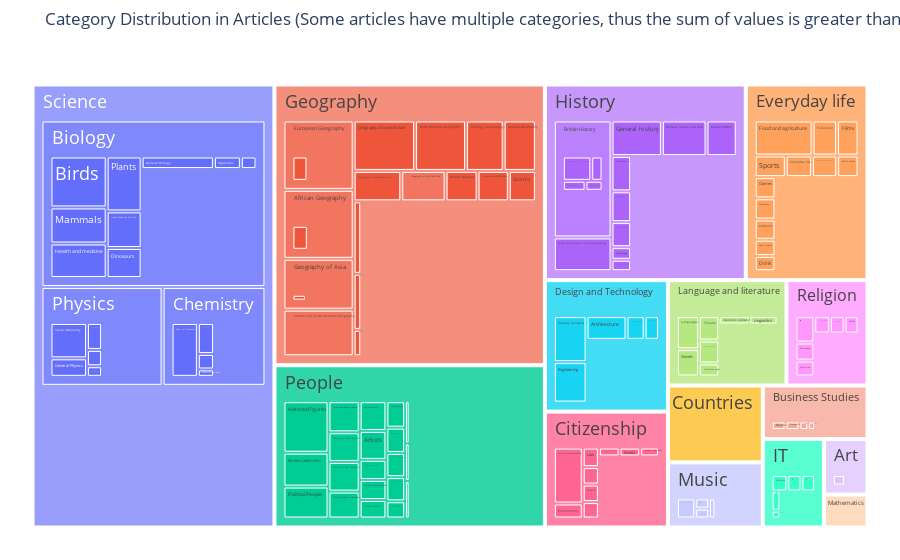

Notebook code cell kept with this figure:
### Code cell
# Plotting the treemap
fig = go.Figure(go.Treemap(
    labels=labels,
    parents=parents,
    values=values,
    ids=ids,
    #textinfo="label+value",  # Show both label and value
    textfont=dict(size=18),  # Increase font size; will automatically fit smaller labels

))
fig.update_layout(margin=dict(t=50, l=25, r=25, b=25), title="Category Distribution in Articles (Some articles have multiple categories, thus the sum of values is greater than the number of articles)")
fig.show()

### Figure 1 — Plotly figure (JSON) as saved in the notebook; plotly's stock layout.template omitted (floating-point values rounded to 4 significant figures; data arrays with more than 128 entries replaced by an {"elided": "..."} marker saying what was removed)
{"data": [{"ids": {"elided": "145 str values"}, "labels": {"elided": "145 str values"}, "parents": {"elided": "145 str values"}, "textfont": {"size": 18}, "type": "treemap", "values": {"elided": "145 int values"}}], "layout": {"margin": {"b": 25, "l": 25, "r": 25, "t": 50}, "title": {"text": "Category Distribution in Articles (Some articles have multiple categories, thus the sum of values is greater than the number of articles)"}}}
